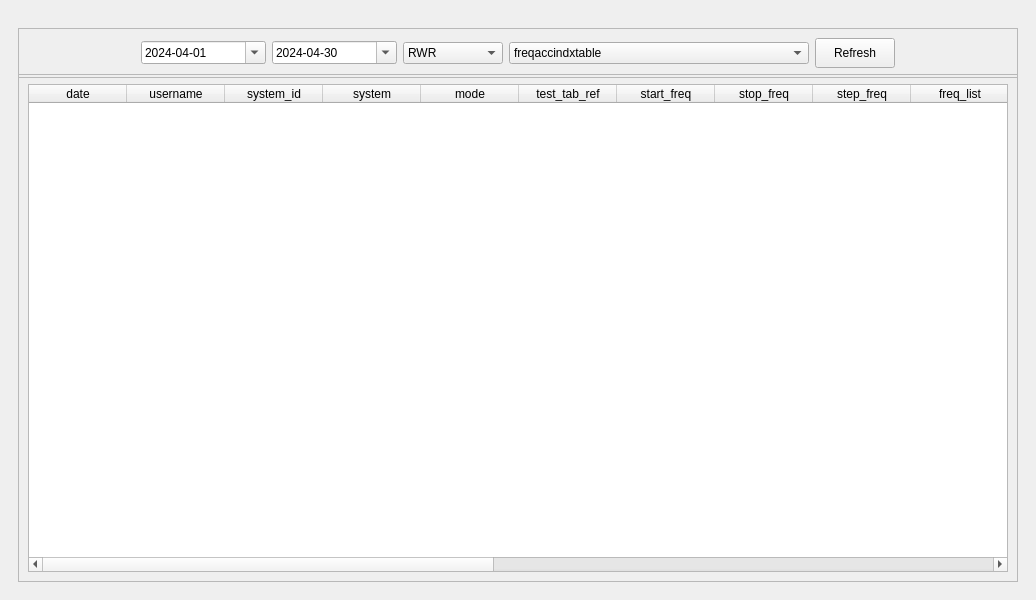
<?xml version="1.0" encoding="UTF-8"?>
<ui version="4.0">
 <class>MainWindow_Indx</class>
 <widget class="QMainWindow" name="MainWindow_Indx">
  <property name="geometry">
   <rect>
    <x>0</x>
    <y>0</y>
    <width>1036</width>
    <height>600</height>
   </rect>
  </property>
  <property name="windowTitle">
   <string>MainWindow</string>
  </property>
  <widget class="QWidget" name="centralwidget">
   <layout class="QGridLayout" name="gridLayout">
    <item row="0" column="0">
     <widget class="QWidget" name="widget" native="true">
      <layout class="QGridLayout" name="gridLayout_2">
       <item row="0" column="0">
        <widget class="QFrame" name="frame">
         <property name="minimumSize">
          <size>
           <width>0</width>
           <height>50</height>
          </size>
         </property>
         <property name="maximumSize">
          <size>
           <width>16777215</width>
           <height>30</height>
          </size>
         </property>
         <property name="frameShape">
          <enum>QFrame::StyledPanel</enum>
         </property>
         <property name="frameShadow">
          <enum>QFrame::Raised</enum>
         </property>
         <layout class="QGridLayout" name="gridLayout_5">
          <item row="0" column="0">
           <layout class="QGridLayout" name="gridLayout_3">
            <item row="0" column="3">
             <widget class="QComboBox" name="comboBox_TableName">
              <property name="maximumSize">
               <size>
                <width>300</width>
                <height>16777215</height>
               </size>
              </property>
              <item>
               <property name="text">
                <string>freqaccindxtable</string>
               </property>
              </item>
              <item>
               <property name="text">
                <string>pwaccindxtable</string>
               </property>
              </item>
             </widget>
            </item>
            <item row="0" column="0">
             <widget class="QDateEdit" name="dateEdit_DateFilterFrom">
              <property name="minimumSize">
               <size>
                <width>0</width>
                <height>0</height>
               </size>
              </property>
              <property name="maximumSize">
               <size>
                <width>125</width>
                <height>16777215</height>
               </size>
              </property>
              <property name="displayFormat">
               <string>yyyy-MM-dd</string>
              </property>
              <property name="calendarPopup">
               <bool>true</bool>
              </property>
              <property name="date">
               <date>
                <year>2024</year>
                <month>4</month>
                <day>1</day>
               </date>
              </property>
             </widget>
            </item>
            <item row="0" column="1">
             <widget class="QDateEdit" name="dateEdit_DateFilterTo">
              <property name="maximumSize">
               <size>
                <width>125</width>
                <height>16777215</height>
               </size>
              </property>
              <property name="dateTime">
               <datetime>
                <hour>0</hour>
                <minute>0</minute>
                <second>0</second>
                <year>2024</year>
                <month>4</month>
                <day>30</day>
               </datetime>
              </property>
              <property name="displayFormat">
               <string>yyyy-MM-dd</string>
              </property>
              <property name="calendarPopup">
               <bool>true</bool>
              </property>
              <property name="date">
               <date>
                <year>2024</year>
                <month>4</month>
                <day>30</day>
               </date>
              </property>
             </widget>
            </item>
            <item row="0" column="4">
             <widget class="QPushButton" name="PB_Indx_Refresh">
              <property name="minimumSize">
               <size>
                <width>0</width>
                <height>30</height>
               </size>
              </property>
              <property name="maximumSize">
               <size>
                <width>80</width>
                <height>30</height>
               </size>
              </property>
              <property name="text">
               <string>Refresh</string>
              </property>
             </widget>
            </item>
            <item row="0" column="2">
             <widget class="QComboBox" name="comboBox_System">
              <property name="maximumSize">
               <size>
                <width>100</width>
                <height>16777215</height>
               </size>
              </property>
              <item>
               <property name="text">
                <string>RWR</string>
               </property>
              </item>
              <item>
               <property name="text">
                <string>ESM</string>
               </property>
              </item>
              <item>
               <property name="text">
                <string>WARNER</string>
               </property>
              </item>
              <item>
               <property name="text">
                <string>RFPS</string>
               </property>
              </item>
             </widget>
            </item>
           </layout>
          </item>
         </layout>
        </widget>
       </item>
       <item row="1" column="0">
        <widget class="QFrame" name="frame_2">
         <property name="frameShape">
          <enum>QFrame::StyledPanel</enum>
         </property>
         <property name="frameShadow">
          <enum>QFrame::Raised</enum>
         </property>
         <layout class="QGridLayout" name="gridLayout_4">
          <item row="0" column="0">
           <widget class="QTableWidget" name="tableWidget_Indx">
            <property name="autoFillBackground">
             <bool>false</bool>
            </property>
            <property name="sizeAdjustPolicy">
             <enum>QAbstractScrollArea::AdjustToContents</enum>
            </property>
            <property name="sortingEnabled">
             <bool>false</bool>
            </property>
            <attribute name="horizontalHeaderDefaultSectionSize">
             <number>98</number>
            </attribute>
            <column>
             <property name="text">
              <string>date</string>
             </property>
            </column>
            <column>
             <property name="text">
              <string>username</string>
             </property>
            </column>
            <column>
             <property name="text">
              <string>system_id</string>
             </property>
            </column>
            <column>
             <property name="text">
              <string>system</string>
             </property>
            </column>
            <column>
             <property name="text">
              <string>mode</string>
             </property>
            </column>
            <column>
             <property name="text">
              <string>test_tab_ref</string>
             </property>
            </column>
            <column>
             <property name="text">
              <string>start_freq</string>
             </property>
            </column>
            <column>
             <property name="text">
              <string>stop_freq</string>
             </property>
            </column>
            <column>
             <property name="text">
              <string>step_freq</string>
             </property>
            </column>
            <column>
             <property name="text">
              <string>freq_list</string>
             </property>
            </column>
            <column>
             <property name="text">
              <string>set_power</string>
             </property>
            </column>
            <column>
             <property name="text">
              <string>pos_angle</string>
             </property>
            </column>
            <column>
             <property name="text">
              <string>signal_cat</string>
             </property>
            </column>
            <column>
             <property name="text">
              <string>pw</string>
             </property>
            </column>
            <column>
             <property name="text">
              <string>pri</string>
             </property>
            </column>
            <column>
             <property name="text">
              <string>ampl</string>
             </property>
            </column>
            <column>
             <property name="text">
              <string>rms_error</string>
             </property>
            </column>
            <column>
             <property name="text">
              <string>test_status</string>
             </property>
            </column>
            <column>
             <property name="text">
              <string>remarks</string>
             </property>
            </column>
           </widget>
          </item>
         </layout>
        </widget>
       </item>
      </layout>
     </widget>
    </item>
   </layout>
  </widget>
 </widget>
 <resources/>
 <connections/>
</ui>
